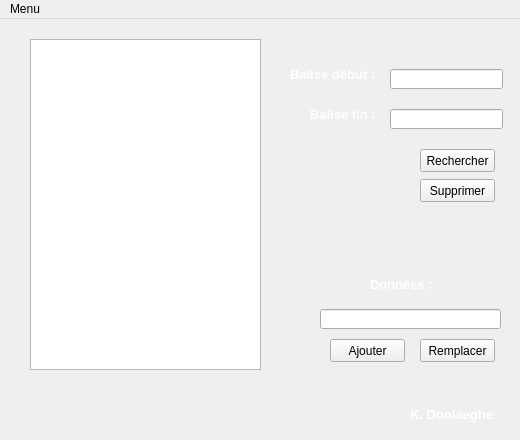
<?xml version="1.0" encoding="UTF-8"?>
<ui version="4.0">
 <class>Form1</class>
 <widget class="QMainWindow" name="Form1">
  <property name="geometry">
   <rect>
    <x>0</x>
    <y>0</y>
    <width>520</width>
    <height>440</height>
   </rect>
  </property>
  <property name="windowTitle">
   <string>Gestion de trames de caractères</string>
  </property>
  <widget class="QWidget" name="centralWidget">
   <widget class="QPushButton" name="pushButtonAjouter">
    <property name="geometry">
     <rect>
      <x>330</x>
      <y>320</y>
      <width>75</width>
      <height>23</height>
     </rect>
    </property>
    <property name="font">
     <font>
      <family>Segoe UI</family>
     </font>
    </property>
    <property name="text">
     <string>Ajouter</string>
    </property>
   </widget>
   <widget class="QTextEdit" name="textEditTrame">
    <property name="geometry">
     <rect>
      <x>30</x>
      <y>20</y>
      <width>231</width>
      <height>331</height>
     </rect>
    </property>
   </widget>
   <widget class="QLineEdit" name="lineEditEndBalise">
    <property name="geometry">
     <rect>
      <x>390</x>
      <y>90</y>
      <width>113</width>
      <height>20</height>
     </rect>
    </property>
   </widget>
   <widget class="QLineEdit" name="lineEditHeadBalise">
    <property name="geometry">
     <rect>
      <x>390</x>
      <y>50</y>
      <width>113</width>
      <height>20</height>
     </rect>
    </property>
   </widget>
   <widget class="QLineEdit" name="lineEditDonnees">
    <property name="geometry">
     <rect>
      <x>320</x>
      <y>290</y>
      <width>181</width>
      <height>20</height>
     </rect>
    </property>
   </widget>
   <widget class="QLabel" name="labelDonneesTitre">
    <property name="geometry">
     <rect>
      <x>370</x>
      <y>250</y>
      <width>71</width>
      <height>31</height>
     </rect>
    </property>
    <property name="palette">
     <palette>
      <active>
       <colorrole role="WindowText">
        <brush brushstyle="SolidPattern">
         <color alpha="255">
          <red>255</red>
          <green>255</green>
          <blue>255</blue>
         </color>
        </brush>
       </colorrole>
      </active>
      <inactive>
       <colorrole role="WindowText">
        <brush brushstyle="SolidPattern">
         <color alpha="255">
          <red>255</red>
          <green>255</green>
          <blue>255</blue>
         </color>
        </brush>
       </colorrole>
      </inactive>
      <disabled>
       <colorrole role="WindowText">
        <brush brushstyle="SolidPattern">
         <color alpha="255">
          <red>106</red>
          <green>104</green>
          <blue>100</blue>
         </color>
        </brush>
       </colorrole>
      </disabled>
     </palette>
    </property>
    <property name="font">
     <font>
      <family>Segoe UI</family>
      <pointsize>10</pointsize>
      <weight>75</weight>
      <italic>false</italic>
      <bold>true</bold>
     </font>
    </property>
    <property name="frameShape">
     <enum>QFrame::NoFrame</enum>
    </property>
    <property name="text">
     <string>Données :</string>
    </property>
   </widget>
   <widget class="QPushButton" name="pushButtonRemplacer">
    <property name="geometry">
     <rect>
      <x>420</x>
      <y>320</y>
      <width>75</width>
      <height>23</height>
     </rect>
    </property>
    <property name="font">
     <font>
      <family>Segoe UI</family>
     </font>
    </property>
    <property name="text">
     <string>Remplacer</string>
    </property>
   </widget>
   <widget class="QPushButton" name="pushButtonRechercher">
    <property name="geometry">
     <rect>
      <x>420</x>
      <y>130</y>
      <width>75</width>
      <height>23</height>
     </rect>
    </property>
    <property name="font">
     <font>
      <family>Segoe UI</family>
     </font>
    </property>
    <property name="text">
     <string>Rechercher</string>
    </property>
   </widget>
   <widget class="QPushButton" name="pushButtonSupprimer">
    <property name="geometry">
     <rect>
      <x>420</x>
      <y>160</y>
      <width>75</width>
      <height>23</height>
     </rect>
    </property>
    <property name="font">
     <font>
      <family>Segoe UI</family>
     </font>
    </property>
    <property name="text">
     <string>Supprimer</string>
    </property>
   </widget>
   <widget class="QLabel" name="labelBaliseDebut">
    <property name="geometry">
     <rect>
      <x>290</x>
      <y>40</y>
      <width>101</width>
      <height>31</height>
     </rect>
    </property>
    <property name="palette">
     <palette>
      <active>
       <colorrole role="WindowText">
        <brush brushstyle="SolidPattern">
         <color alpha="255">
          <red>255</red>
          <green>255</green>
          <blue>255</blue>
         </color>
        </brush>
       </colorrole>
      </active>
      <inactive>
       <colorrole role="WindowText">
        <brush brushstyle="SolidPattern">
         <color alpha="255">
          <red>255</red>
          <green>255</green>
          <blue>255</blue>
         </color>
        </brush>
       </colorrole>
      </inactive>
      <disabled>
       <colorrole role="WindowText">
        <brush brushstyle="SolidPattern">
         <color alpha="255">
          <red>106</red>
          <green>104</green>
          <blue>100</blue>
         </color>
        </brush>
       </colorrole>
      </disabled>
     </palette>
    </property>
    <property name="font">
     <font>
      <family>Segoe UI</family>
      <pointsize>10</pointsize>
      <weight>75</weight>
      <italic>false</italic>
      <bold>true</bold>
     </font>
    </property>
    <property name="frameShape">
     <enum>QFrame::NoFrame</enum>
    </property>
    <property name="text">
     <string>Balise début :</string>
    </property>
   </widget>
   <widget class="QLabel" name="labelBaliseFin">
    <property name="geometry">
     <rect>
      <x>310</x>
      <y>80</y>
      <width>71</width>
      <height>31</height>
     </rect>
    </property>
    <property name="palette">
     <palette>
      <active>
       <colorrole role="WindowText">
        <brush brushstyle="SolidPattern">
         <color alpha="255">
          <red>255</red>
          <green>255</green>
          <blue>255</blue>
         </color>
        </brush>
       </colorrole>
      </active>
      <inactive>
       <colorrole role="WindowText">
        <brush brushstyle="SolidPattern">
         <color alpha="255">
          <red>255</red>
          <green>255</green>
          <blue>255</blue>
         </color>
        </brush>
       </colorrole>
      </inactive>
      <disabled>
       <colorrole role="WindowText">
        <brush brushstyle="SolidPattern">
         <color alpha="255">
          <red>106</red>
          <green>104</green>
          <blue>100</blue>
         </color>
        </brush>
       </colorrole>
      </disabled>
     </palette>
    </property>
    <property name="font">
     <font>
      <family>Segoe UI</family>
      <pointsize>10</pointsize>
      <weight>75</weight>
      <italic>false</italic>
      <bold>true</bold>
     </font>
    </property>
    <property name="frameShape">
     <enum>QFrame::NoFrame</enum>
    </property>
    <property name="text">
     <string>Balise fin :</string>
    </property>
   </widget>
   <widget class="QLabel" name="labelFond">
    <property name="geometry">
     <rect>
      <x>-5</x>
      <y>0</y>
      <width>531</width>
      <height>421</height>
     </rect>
    </property>
    <property name="text">
     <string/>
    </property>
    <property name="pixmap">
     <pixmap resource="Trame_Ressource.qrc">:/res/images/fond.jpg</pixmap>
    </property>
   </widget>
   <widget class="QLabel" name="labelAuteur">
    <property name="geometry">
     <rect>
      <x>410</x>
      <y>380</y>
      <width>101</width>
      <height>31</height>
     </rect>
    </property>
    <property name="palette">
     <palette>
      <active>
       <colorrole role="WindowText">
        <brush brushstyle="SolidPattern">
         <color alpha="255">
          <red>255</red>
          <green>255</green>
          <blue>255</blue>
         </color>
        </brush>
       </colorrole>
      </active>
      <inactive>
       <colorrole role="WindowText">
        <brush brushstyle="SolidPattern">
         <color alpha="255">
          <red>255</red>
          <green>255</green>
          <blue>255</blue>
         </color>
        </brush>
       </colorrole>
      </inactive>
      <disabled>
       <colorrole role="WindowText">
        <brush brushstyle="SolidPattern">
         <color alpha="255">
          <red>106</red>
          <green>104</green>
          <blue>100</blue>
         </color>
        </brush>
       </colorrole>
      </disabled>
     </palette>
    </property>
    <property name="font">
     <font>
      <family>Segoe UI</family>
      <pointsize>10</pointsize>
      <weight>75</weight>
      <italic>false</italic>
      <bold>true</bold>
     </font>
    </property>
    <property name="frameShape">
     <enum>QFrame::NoFrame</enum>
    </property>
    <property name="text">
     <string>K. Doolaeghe</string>
    </property>
   </widget>
   <widget class="QLabel" name="labelLogo">
    <property name="geometry">
     <rect>
      <x>190</x>
      <y>290</y>
      <width>61</width>
      <height>51</height>
     </rect>
    </property>
    <property name="frameShape">
     <enum>QFrame::NoFrame</enum>
    </property>
    <property name="text">
     <string/>
    </property>
    <property name="pixmap">
     <pixmap resource="Trame_Ressource.qrc">:/res/images/Logo_JR.png</pixmap>
    </property>
    <property name="scaledContents">
     <bool>true</bool>
    </property>
   </widget>
   <zorder>labelFond</zorder>
   <zorder>pushButtonAjouter</zorder>
   <zorder>textEditTrame</zorder>
   <zorder>lineEditEndBalise</zorder>
   <zorder>lineEditHeadBalise</zorder>
   <zorder>lineEditDonnees</zorder>
   <zorder>labelDonneesTitre</zorder>
   <zorder>pushButtonRemplacer</zorder>
   <zorder>pushButtonRechercher</zorder>
   <zorder>pushButtonSupprimer</zorder>
   <zorder>labelBaliseDebut</zorder>
   <zorder>labelBaliseFin</zorder>
   <zorder>labelAuteur</zorder>
   <zorder>labelLogo</zorder>
  </widget>
  <widget class="QMenuBar" name="menuBar">
   <property name="geometry">
    <rect>
     <x>0</x>
     <y>0</y>
     <width>520</width>
     <height>18</height>
    </rect>
   </property>
   <widget class="QMenu" name="menuMenu">
    <property name="title">
     <string>Menu</string>
    </property>
    <addaction name="actionEffacer"/>
    <addaction name="separator"/>
    <addaction name="actionQuitter"/>
   </widget>
   <addaction name="menuMenu"/>
  </widget>
  <action name="actionQuitter">
   <property name="text">
    <string>Quitter</string>
   </property>
  </action>
  <action name="actionEffacer">
   <property name="text">
    <string>Effacer</string>
   </property>
  </action>
 </widget>
 <layoutdefault spacing="6" margin="11"/>
 <resources>
  <include location="Trame_Ressource.qrc"/>
 </resources>
 <connections/>
</ui>
